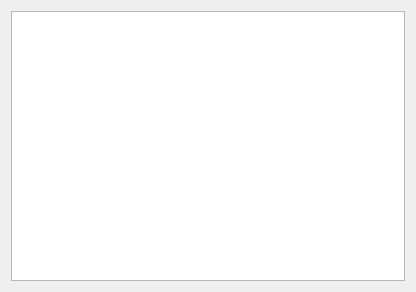
<?xml version="1.0" encoding="UTF-8"?>
<ui version="4.0">
 <class>SectorClass</class>
 <widget class="QDialog" name="SectorClass">
  <property name="geometry">
   <rect>
    <x>0</x>
    <y>0</y>
    <width>416</width>
    <height>292</height>
   </rect>
  </property>
  <property name="windowTitle">
   <string>sector</string>
  </property>
  <layout class="QVBoxLayout" name="verticalLayout">
   <item>
    <widget class="TableWidget" name="sectorTableWidget"/>
   </item>
  </layout>
 </widget>
 <layoutdefault spacing="6" margin="11"/>
 <customwidgets>
  <customwidget>
   <class>TableWidget</class>
   <extends>QTableWidget</extends>
   <header>TableWidget.h</header>
  </customwidget>
 </customwidgets>
 <resources/>
 <connections/>
</ui>
